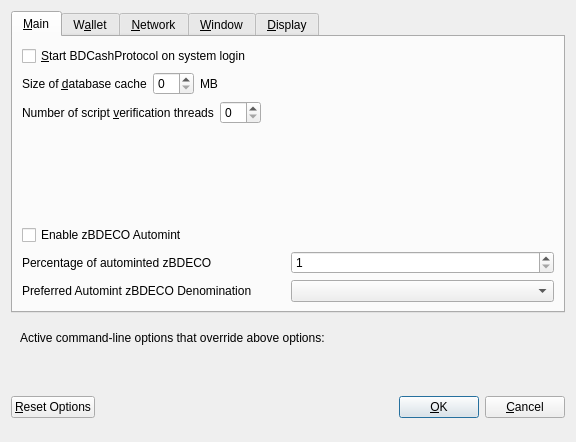
<?xml version="1.0" encoding="UTF-8"?>
<ui version="4.0">
 <class>OptionsDialog</class>
 <widget class="QDialog" name="OptionsDialog">
  <property name="geometry">
   <rect>
    <x>0</x>
    <y>0</y>
    <width>576</width>
    <height>442</height>
   </rect>
  </property>
  <property name="windowTitle">
   <string>Options</string>
  </property>
  <property name="modal">
   <bool>true</bool>
  </property>
  <layout class="QVBoxLayout" name="verticalLayout">
   <item>
    <widget class="QTabWidget" name="tabWidget">
     <property name="currentIndex">
      <number>0</number>
     </property>
     <widget class="QWidget" name="tabMain">
      <attribute name="title">
       <string>&amp;Main</string>
      </attribute>
      <layout class="QVBoxLayout" name="verticalLayout_Main">
       <item>
        <widget class="QCheckBox" name="bitcoinAtStartup">
         <property name="toolTip">
          <string>Automatically start BDCashProtocol after logging in to the system.</string>
         </property>
         <property name="text">
          <string>&amp;Start BDCashProtocol on system login</string>
         </property>
        </widget>
       </item>
       <item>
        <layout class="QHBoxLayout" name="horizontalLayout_2_Main">
         <item>
          <widget class="QLabel" name="databaseCacheLabel">
           <property name="text">
            <string>Size of &amp;database cache</string>
           </property>
           <property name="textFormat">
            <enum>Qt::PlainText</enum>
           </property>
           <property name="buddy">
            <cstring>databaseCache</cstring>
           </property>
          </widget>
         </item>
         <item>
          <widget class="QSpinBox" name="databaseCache"/>
         </item>
         <item>
          <widget class="QLabel" name="databaseCacheUnitLabel">
           <property name="text">
            <string>MB</string>
           </property>
           <property name="textFormat">
            <enum>Qt::PlainText</enum>
           </property>
          </widget>
         </item>
         <item>
          <spacer name="horizontalSpacer_2_Main">
           <property name="orientation">
            <enum>Qt::Horizontal</enum>
           </property>
           <property name="sizeHint" stdset="0">
            <size>
             <width>40</width>
             <height>20</height>
            </size>
           </property>
          </spacer>
         </item>
        </layout>
       </item>
       <item>
        <layout class="QHBoxLayout" name="horizontalLayout_3_Main">
         <item>
          <widget class="QLabel" name="threadsScriptVerifLabel">
           <property name="text">
            <string>Number of script &amp;verification threads</string>
           </property>
           <property name="textFormat">
            <enum>Qt::PlainText</enum>
           </property>
           <property name="buddy">
            <cstring>threadsScriptVerif</cstring>
           </property>
          </widget>
         </item>
         <item>
          <widget class="QSpinBox" name="threadsScriptVerif">
           <property name="toolTip">
            <string>(0 = auto, &lt;0 = leave that many cores free)</string>
           </property>
          </widget>
         </item>
         <item>
          <spacer name="horizontalSpacer_3_Main">
           <property name="orientation">
            <enum>Qt::Horizontal</enum>
           </property>
           <property name="sizeHint" stdset="0">
            <size>
             <width>40</width>
             <height>20</height>
            </size>
           </property>
          </spacer>
         </item>
        </layout>
       </item>
       <item>
        <spacer name="verticalSpacer_2">
         <property name="orientation">
          <enum>Qt::Vertical</enum>
         </property>
         <property name="sizeHint" stdset="0">
          <size>
           <width>20</width>
           <height>40</height>
          </size>
         </property>
        </spacer>
       </item>
       <item>
        <widget class="QCheckBox" name="checkBoxZeromintEnable">
         <property name="toolTip">
          <string>Enable automatic minting of BDECO units to zBDECO</string>
         </property>
         <property name="layoutDirection">
          <enum>Qt::LeftToRight</enum>
         </property>
         <property name="text">
          <string>Enable zBDECO Automint</string>
         </property>
        </widget>
       </item>
       <item>
        <layout class="QHBoxLayout" name="horizontalLayout_3">
         <item>
          <widget class="QLabel" name="percentage_label">
           <property name="toolTip">
            <string>Percentage of incoming BDECO which get automatically converted to zBDECO via Zerocoin Protocol (min: 10%)</string>
           </property>
           <property name="text">
            <string>Percentage of autominted zBDECO</string>
           </property>
          </widget>
         </item>
         <item>
          <widget class="QSpinBox" name="zeromintPercentage">
           <property name="minimum">
            <number>1</number>
           </property>
           <property name="maximum">
            <number>100</number>
           </property>
          </widget>
         </item>
        </layout>
       </item>
       <item>
        <layout class="QHBoxLayout" name="horizontalLayout" stretch="0,0">
         <property name="sizeConstraint">
          <enum>QLayout::SetFixedSize</enum>
         </property>
         <item>
          <widget class="QLabel" name="labelPreferredDenom">
           <property name="maximumSize">
            <size>
             <width>16777215</width>
             <height>16777215</height>
            </size>
           </property>
           <property name="toolTip">
            <string>Wait with automatic conversion to Zerocoin until enough BDECO for this denomination is available</string>
           </property>
           <property name="text">
            <string>Preferred Automint zBDECO Denomination</string>
           </property>
          </widget>
         </item>
         <item>
          <widget class="QComboBox" name="preferredDenom">
           <property name="maximumSize">
            <size>
             <width>16777215</width>
             <height>27</height>
            </size>
           </property>
           <property name="toolTip">
            <string>Wait with automatic conversion to Zerocoin until enough BDECO for this denomination is available</string>
           </property>
           <property name="maxVisibleItems">
            <number>9</number>
           </property>
           <property name="maxCount">
            <number>9</number>
           </property>
          </widget>
         </item>
        </layout>
       </item>
      </layout>
     </widget>
     <widget class="QWidget" name="tabWallet">
      <attribute name="title">
       <string>W&amp;allet</string>
      </attribute>
      <layout class="QVBoxLayout" name="verticalLayout_Wallet">
       <item>
        <layout class="QHBoxLayout" name="horizontalLayout_2_Wallet">
         <item>
          <widget class="QLabel" name="labelStakeSplitThresholdText">
           <property name="text">
            <string>Stake split threshold:</string>
           </property>
          </widget>
         </item>
         <item>
          <widget class="QSpinBox" name="spinBoxStakeSplitThreshold">
           <property name="minimum">
            <number>1</number>
           </property>
           <property name="maximum">
            <number>999999</number>
           </property>
          </widget>
         </item>
        </layout>
       </item>
       <item>
        <widget class="QGroupBox" name="groupBox">
         <property name="title">
          <string>Expert</string>
         </property>
         <layout class="QVBoxLayout" name="verticalLayout_2">
          <item>
           <widget class="QCheckBox" name="coinControlFeatures">
            <property name="toolTip">
             <string>Whether to show coin control features or not.</string>
            </property>
            <property name="text">
             <string>Enable coin &amp;control features</string>
            </property>
           </widget>
          </item>
          <item>
           <widget class="QCheckBox" name="showMasternodesTab">
            <property name="toolTip">
             <string>Show additional tab listing all your masternodes in first sub-tab&lt;br/&gt;and all masternodes on the network in second sub-tab.</string>
            </property>
            <property name="text">
             <string>Show Masternodes Tab</string>
            </property>
           </widget>
          </item>
          <item>
           <widget class="QCheckBox" name="spendZeroConfChange">
            <property name="toolTip">
             <string>If you disable the spending of unconfirmed change, the change from a transaction&lt;br/&gt;cannot be used until that transaction has at least one confirmation.&lt;br/&gt;This also affects how your balance is computed.</string>
            </property>
            <property name="text">
             <string>&amp;Spend unconfirmed change</string>
            </property>
           </widget>
          </item>
         </layout>
        </widget>
       </item>
       <item>
        <spacer name="verticalSpacer_Wallet">
         <property name="orientation">
          <enum>Qt::Vertical</enum>
         </property>
         <property name="sizeHint" stdset="0">
          <size>
           <width>20</width>
           <height>40</height>
          </size>
         </property>
        </spacer>
       </item>
      </layout>
     </widget>
     <widget class="QWidget" name="tabNetwork">
      <attribute name="title">
       <string>&amp;Network</string>
      </attribute>
      <layout class="QVBoxLayout" name="verticalLayout_Network">
       <item>
        <widget class="QCheckBox" name="mapPortUpnp">
         <property name="toolTip">
          <string>Automatically open the BDCashProtocol client port on the router. This only works when your router supports UPnP and it is enabled.</string>
         </property>
         <property name="text">
          <string>Map port using &amp;UPnP</string>
         </property>
        </widget>
       </item>
       <item>
        <widget class="QCheckBox" name="allowIncoming">
         <property name="toolTip">
          <string>Accept connections from outside</string>
         </property>
         <property name="text">
          <string>Allow incoming connections</string>
         </property>
        </widget>
       </item>
       <item>
        <widget class="QCheckBox" name="connectSocks">
         <property name="toolTip">
          <string>Connect to the BDCashProtocol network through a SOCKS5 proxy.</string>
         </property>
         <property name="text">
          <string>&amp;Connect through SOCKS5 proxy (default proxy):</string>
         </property>
        </widget>
       </item>
       <item>
        <layout class="QHBoxLayout" name="horizontalLayout_1_Network">
         <item>
          <widget class="QLabel" name="proxyIpLabel">
           <property name="text">
            <string>Proxy &amp;IP:</string>
           </property>
           <property name="textFormat">
            <enum>Qt::PlainText</enum>
           </property>
           <property name="buddy">
            <cstring>proxyIp</cstring>
           </property>
          </widget>
         </item>
         <item>
          <widget class="QValidatedLineEdit" name="proxyIp">
           <property name="minimumSize">
            <size>
             <width>140</width>
             <height>0</height>
            </size>
           </property>
           <property name="maximumSize">
            <size>
             <width>140</width>
             <height>16777215</height>
            </size>
           </property>
           <property name="toolTip">
            <string>IP address of the proxy (e.g. IPv4: 127.0.0.1 / IPv6: ::1)</string>
           </property>
          </widget>
         </item>
         <item>
          <widget class="QLabel" name="proxyPortLabel">
           <property name="text">
            <string>&amp;Port:</string>
           </property>
           <property name="textFormat">
            <enum>Qt::PlainText</enum>
           </property>
           <property name="buddy">
            <cstring>proxyPort</cstring>
           </property>
          </widget>
         </item>
         <item>
          <widget class="QLineEdit" name="proxyPort">
           <property name="minimumSize">
            <size>
             <width>55</width>
             <height>0</height>
            </size>
           </property>
           <property name="maximumSize">
            <size>
             <width>55</width>
             <height>16777215</height>
            </size>
           </property>
           <property name="toolTip">
            <string>Port of the proxy (e.g. 9050)</string>
           </property>
          </widget>
         </item>
         <item>
          <spacer name="horizontalSpacer_1_Network">
           <property name="orientation">
            <enum>Qt::Horizontal</enum>
           </property>
           <property name="sizeHint" stdset="0">
            <size>
             <width>40</width>
             <height>20</height>
            </size>
           </property>
          </spacer>
         </item>
        </layout>
       </item>
       <item>
        <spacer name="verticalSpacer_Network">
         <property name="orientation">
          <enum>Qt::Vertical</enum>
         </property>
         <property name="sizeHint" stdset="0">
          <size>
           <width>20</width>
           <height>40</height>
          </size>
         </property>
        </spacer>
       </item>
      </layout>
     </widget>
     <widget class="QWidget" name="tabWindow">
      <attribute name="title">
       <string>&amp;Window</string>
      </attribute>
      <layout class="QVBoxLayout" name="verticalLayout_Window">
       <item>
        <widget class="QCheckBox" name="minimizeToTray">
         <property name="toolTip">
          <string>Show only a tray icon after minimizing the window.</string>
         </property>
         <property name="text">
          <string>&amp;Minimize to the tray instead of the taskbar</string>
         </property>
        </widget>
       </item>
       <item>
        <widget class="QCheckBox" name="minimizeOnClose">
         <property name="toolTip">
          <string>Minimize instead of exit the application when the window is closed. When this option is enabled, the application will be closed only after selecting Quit in the menu.</string>
         </property>
         <property name="text">
          <string>M&amp;inimize on close</string>
         </property>
        </widget>
       </item>
       <item>
        <spacer name="verticalSpacer_Window">
         <property name="orientation">
          <enum>Qt::Vertical</enum>
         </property>
         <property name="sizeHint" stdset="0">
          <size>
           <width>20</width>
           <height>40</height>
          </size>
         </property>
        </spacer>
       </item>
      </layout>
     </widget>
     <widget class="QWidget" name="tabDisplay">
      <attribute name="title">
       <string>&amp;Display</string>
      </attribute>
      <layout class="QVBoxLayout" name="verticalLayout_Display">
       <item>
        <layout class="QHBoxLayout" name="horizontalLayout_1_Display">
         <item>
          <widget class="QLabel" name="langLabel">
           <property name="text">
            <string>User Interface &amp;language:</string>
           </property>
           <property name="textFormat">
            <enum>Qt::PlainText</enum>
           </property>
           <property name="buddy">
            <cstring>lang</cstring>
           </property>
          </widget>
         </item>
         <item>
          <widget class="QValueComboBox" name="lang">
           <property name="toolTip">
            <string>The user interface language can be set here. This setting will take effect after restarting BDCashProtocol.</string>
           </property>
          </widget>
         </item>
        </layout>
       </item>
       <item>
        <widget class="QLabel" name="label_3">
         <property name="toolTip">
          <string notr="true"/>
         </property>
         <property name="statusTip">
          <string notr="true"/>
         </property>
         <property name="whatsThis">
          <string notr="true"/>
         </property>
         <property name="accessibleName">
          <string notr="true"/>
         </property>
         <property name="text">
          <string>Language missing or translation incomplete? Help contributing translations here:
https://www.transifex.com/bdcashprotocol-project/bdcashprotocol-project-translations</string>
         </property>
         <property name="wordWrap">
          <bool>true</bool>
         </property>
         <property name="openExternalLinks">
          <bool>true</bool>
         </property>
         <property name="textInteractionFlags">
          <set>Qt::TextBrowserInteraction</set>
         </property>
        </widget>
       </item>
       <item>
        <layout class="QHBoxLayout" name="horizontalLayout_4_Display" stretch="0,0">
         <item>
          <widget class="QLabel" name="themeLabel">
           <property name="text">
            <string>User Interface Theme:</string>
           </property>
          </widget>
         </item>
         <item>
          <widget class="QValueComboBox" name="theme"/>
         </item>
        </layout>
       </item>
       <item>
        <widget class="Line" name="line">
         <property name="orientation">
          <enum>Qt::Horizontal</enum>
         </property>
        </widget>
       </item>
       <item>
        <layout class="QHBoxLayout" name="horizontalLayout_2_Display">
         <item>
          <widget class="QLabel" name="unitLabel">
           <property name="text">
            <string>&amp;Unit to show amounts in:</string>
           </property>
           <property name="textFormat">
            <enum>Qt::PlainText</enum>
           </property>
           <property name="buddy">
            <cstring>unit</cstring>
           </property>
          </widget>
         </item>
         <item>
          <widget class="QValueComboBox" name="unit">
           <property name="toolTip">
            <string>Choose the default subdivision unit to show in the interface and when sending coins.</string>
           </property>
          </widget>
         </item>
        </layout>
       </item>
       <item>
        <layout class="QHBoxLayout" name="horizontalLayout_5_Display">
         <item>
          <widget class="QLabel" name="digitsLabel">
           <property name="text">
            <string>Decimal digits</string>
           </property>
          </widget>
         </item>
         <item>
          <widget class="QValueComboBox" name="digits"/>
         </item>
        </layout>
       </item>
       <item>
        <widget class="QCheckBox" name="checkBoxHideZeroBalances">
         <property name="toolTip">
          <string>Hide empty balances</string>
         </property>
         <property name="layoutDirection">
          <enum>Qt::LeftToRight</enum>
         </property>
         <property name="text">
          <string>Hide empty balances</string>
         </property>
        </widget>
       </item>
       <item>
        <layout class="QHBoxLayout" name="horizontalLayout_3_Display">
         <item>
          <widget class="QLabel" name="thirdPartyTxUrlsLabel">
           <property name="toolTip">
            <string>Third party URLs (e.g. a block explorer) that appear in the transactions tab as context menu items. %s in the URL is replaced by transaction hash. Multiple URLs are separated by vertical bar |.</string>
           </property>
           <property name="text">
            <string>Third party transaction URLs</string>
           </property>
           <property name="buddy">
            <cstring>thirdPartyTxUrls</cstring>
           </property>
          </widget>
         </item>
         <item>
          <widget class="QLineEdit" name="thirdPartyTxUrls">
           <property name="toolTip">
            <string>Third party URLs (e.g. a block explorer) that appear in the transactions tab as context menu items. %s in the URL is replaced by transaction hash. Multiple URLs are separated by vertical bar |.</string>
           </property>
          </widget>
         </item>
        </layout>
       </item>
       <item>
        <spacer name="verticalSpacer">
         <property name="orientation">
          <enum>Qt::Vertical</enum>
         </property>
         <property name="sizeHint" stdset="0">
          <size>
           <width>20</width>
           <height>40</height>
          </size>
         </property>
        </spacer>
       </item>
      </layout>
     </widget>
    </widget>
   </item>
   <item>
    <widget class="QFrame" name="frame">
     <layout class="QVBoxLayout" name="verticalLayout_Bottom">
      <item>
       <layout class="QHBoxLayout" name="horizontalLayout_Bottom">
        <item>
         <widget class="QLabel" name="overriddenByCommandLineInfoLabel">
          <property name="text">
           <string>Active command-line options that override above options:</string>
          </property>
          <property name="textFormat">
           <enum>Qt::PlainText</enum>
          </property>
         </widget>
        </item>
        <item>
         <spacer name="horizontalSpacer_Bottom">
          <property name="orientation">
           <enum>Qt::Horizontal</enum>
          </property>
          <property name="sizeHint" stdset="0">
           <size>
            <width>40</width>
            <height>20</height>
           </size>
          </property>
         </spacer>
        </item>
       </layout>
      </item>
      <item>
       <widget class="QLabel" name="overriddenByCommandLineLabel">
        <property name="text">
         <string/>
        </property>
        <property name="textFormat">
         <enum>Qt::PlainText</enum>
        </property>
        <property name="wordWrap">
         <bool>true</bool>
        </property>
       </widget>
      </item>
     </layout>
    </widget>
   </item>
   <item>
    <layout class="QHBoxLayout" name="horizontalLayout_Buttons">
     <item>
      <widget class="QPushButton" name="resetButton">
       <property name="toolTip">
        <string>Reset all client options to default.</string>
       </property>
       <property name="text">
        <string>&amp;Reset Options</string>
       </property>
       <property name="autoDefault">
        <bool>false</bool>
       </property>
      </widget>
     </item>
     <item>
      <spacer name="horizontalSpacer_1">
       <property name="orientation">
        <enum>Qt::Horizontal</enum>
       </property>
       <property name="sizeHint" stdset="0">
        <size>
         <width>40</width>
         <height>48</height>
        </size>
       </property>
      </spacer>
     </item>
     <item>
      <widget class="QLabel" name="statusLabel">
       <property name="minimumSize">
        <size>
         <width>200</width>
         <height>0</height>
        </size>
       </property>
       <property name="font">
        <font>
         <weight>75</weight>
         <bold>true</bold>
        </font>
       </property>
       <property name="text">
        <string/>
       </property>
       <property name="textFormat">
        <enum>Qt::PlainText</enum>
       </property>
       <property name="wordWrap">
        <bool>true</bool>
       </property>
      </widget>
     </item>
     <item>
      <spacer name="horizontalSpacer_2">
       <property name="orientation">
        <enum>Qt::Horizontal</enum>
       </property>
       <property name="sizeHint" stdset="0">
        <size>
         <width>40</width>
         <height>48</height>
        </size>
       </property>
      </spacer>
     </item>
     <item>
      <widget class="QPushButton" name="okButton">
       <property name="text">
        <string>&amp;OK</string>
       </property>
       <property name="autoDefault">
        <bool>false</bool>
       </property>
       <property name="default">
        <bool>true</bool>
       </property>
      </widget>
     </item>
     <item>
      <widget class="QPushButton" name="cancelButton">
       <property name="text">
        <string>&amp;Cancel</string>
       </property>
       <property name="autoDefault">
        <bool>false</bool>
       </property>
      </widget>
     </item>
    </layout>
   </item>
  </layout>
 </widget>
 <customwidgets>
  <customwidget>
   <class>QValidatedLineEdit</class>
   <extends>QLineEdit</extends>
   <header>qvalidatedlineedit.h</header>
  </customwidget>
  <customwidget>
   <class>QValueComboBox</class>
   <extends>QComboBox</extends>
   <header>qvaluecombobox.h</header>
  </customwidget>
 </customwidgets>
 <resources/>
 <connections/>
</ui>
